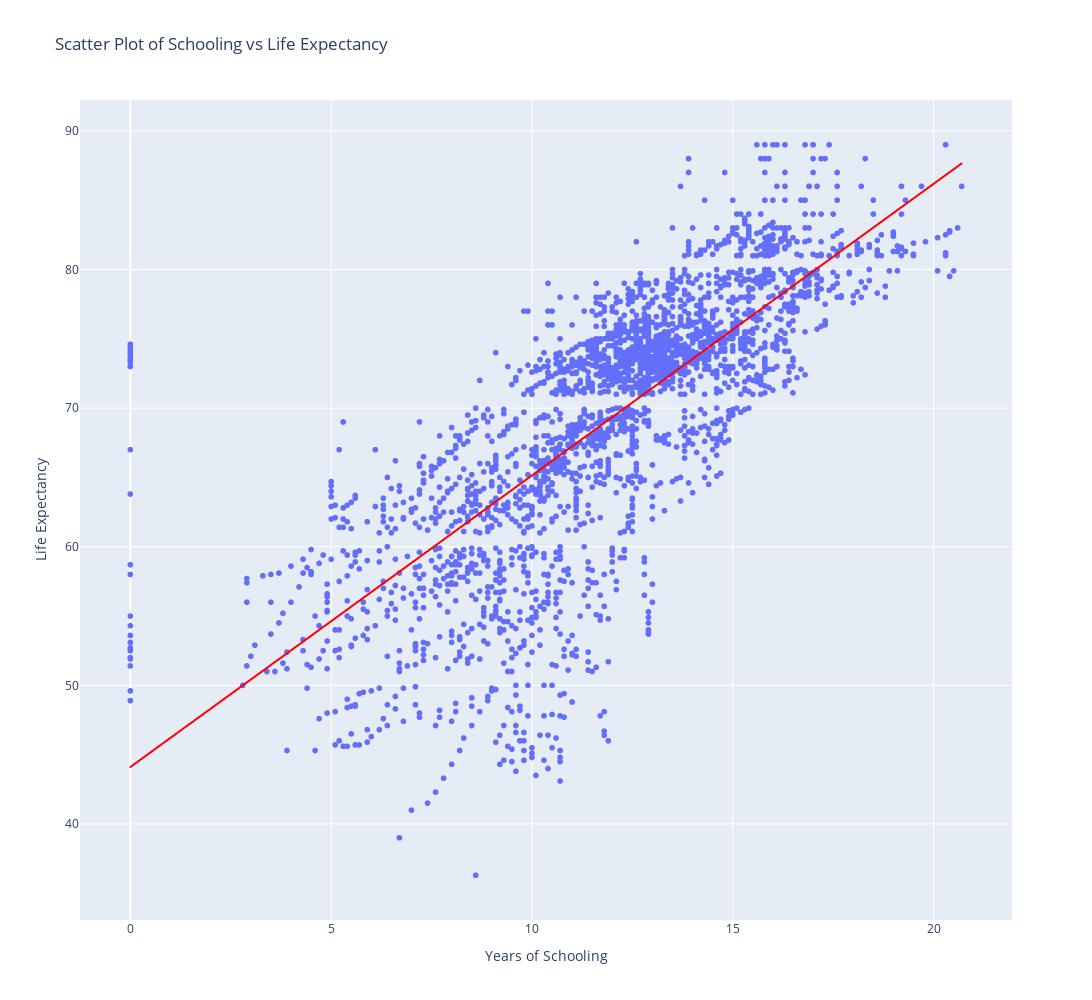

Write notebook code for a chart like this one.
### Markdown cell above
### 8. Correlation between schooling and life expectancy by continent

### Code cell
fig8 = px.scatter(df, x='Schooling', y='Life expectancy ', trendline="ols",title='Scatter Plot of Schooling vs Life Expectancy',labels={'Schooling': 'Years of Schooling', 'Life expectancy ': 'Life Expectancy'})
# Update layout for better readability
fig8.update_layout(
    xaxis_title='Years of Schooling',
    yaxis_title='Life Expectancy',
    width=1500,
    height=1000,
    font=dict(size=15),
    title_font=dict(size=24),
    legend=dict(font=dict(size=16))
)
fig8.update_traces(
    line=dict(color='red', dash='solid'), 
    selector=dict(mode='lines')
)
fig8.show()

### Figure 1 — Plotly figure (JSON) as saved in the notebook; plotly's stock layout.template omitted (floating-point values rounded to 4 significant figures; data arrays with more than 128 entries replaced by an {"elided": "..."} marker saying what was removed)
{"data": [{"hovertemplate": "Years of Schooling=%{x}<br>Life Expectancy=%{y}<extra></extra>", "legendgroup": "", "marker": {"color": "#636efa", "symbol": "circle"}, "mode": "markers", "name": "", "showlegend": false, "type": "scattergl", "x": {"elided": "2938 float values"}, "xaxis": "x", "y": {"elided": "2938 float values"}, "yaxis": "y"}, {"hovertemplate": "<b>OLS trendline</b><br>Life expectancy  = 2.10345 * Schooling + 44.1089<br>R<sup>2</sup>=0.565467<br><br>Years of Schooling=%{x}<br>Life Expectancy=%{y} <b>(trend)</b><extra></extra>", "legendgroup": "", "line": {"color": "red", "dash": "solid"}, "marker": {"color": "#636efa", "symbol": "circle"}, "mode": "lines", "name": "", "showlegend": false, "type": "scattergl", "x": {"elided": "2768 float values"}, "xaxis": "x", "y": {"elided": "2768 float values"}, "yaxis": "y"}], "layout": {"height": 1000, "legend": {"tracegroupgap": 0}, "title": {"text": "Scatter Plot of Schooling vs Life Expectancy"}, "width": 1500, "xaxis": {"anchor": "y", "domain": [0, 1], "title": {"text": "Years of Schooling"}}, "yaxis": {"anchor": "x", "domain": [0, 1], "title": {"text": "Life Expectancy"}}}}
